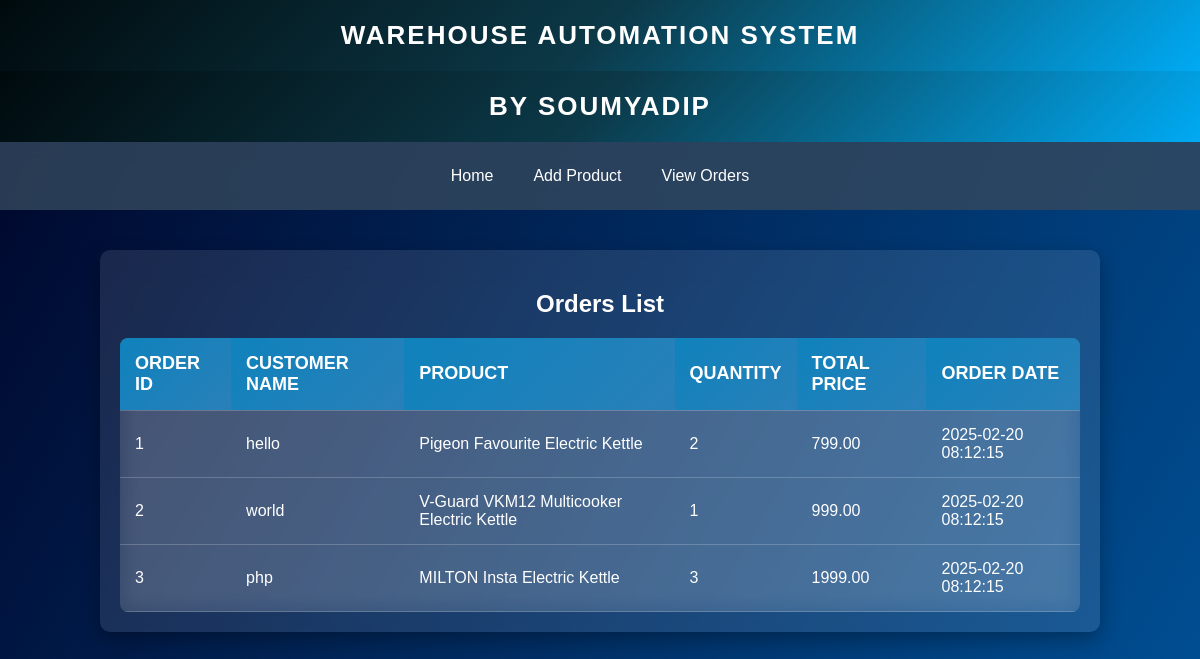
The page /view_orders.php on the database its author committed.
### tables this page shows
CREATE TABLE IF NOT EXISTS `orders` (
  `id` int NOT NULL AUTO_INCREMENT,
  `customer_name` varchar(255) NOT NULL,
  `product_id` int NOT NULL,
  `quantity` int NOT NULL,
  `total_price` decimal(10,2) NOT NULL,
  `order_date` datetime NOT NULL,
  `order_id` int NOT NULL,
  `products.id` int NOT NULL,
  PRIMARY KEY (`id`),
  KEY `product_id` (`product_id`)
);

CREATE TABLE IF NOT EXISTS `products` (
  `products.id` int NOT NULL AUTO_INCREMENT,
  `name` varchar(255) NOT NULL,
  `quantity` int NOT NULL,
  `price` decimal(10,2) NOT NULL,
  `description` text,
  `id` int NOT NULL,
  PRIMARY KEY (`products.id`)
);

### view_orders.php (the view, shortened to what this page needs)
<?php
include 'db.php';
$sql = "SELECT orders.order_id, orders.customer_name, products.name AS product_name,
       orders.quantity, orders.total_price, orders.order_date
    FROM orders
    JOIN products ON product_id = products.id";
$result = $conn->query($sql);
?>
<!DOCTYPE html>
<html>
<head>
    <link rel="stylesheet" type="text/css" href="style.css">
</head>
<body>
<header>Warehouse Automation System</header>
<header>by Soumyadip</header>
    <nav>
        <a href="index.php">Home</a>
        <a href="add_product.php">Add Product</a>
        <a href="view_orders.php">View Orders</a>
    </nav>
    <div class="container">
        <h2>Orders List</h2>
        <table>
            <tr>
                <th>Order ID</th>
                <th>Customer Name</th>
                <th>Product</th>
                <th>Quantity</th>
                <th>Total Price</th>
                <th>Order Date</th>
            </tr>
            <?php
            if ($result->num_rows > 0) {
                while ($row = $result->fetch_assoc()) {
            ?>
                <tr>
                    <td><?php echo $row['order_id']; ?></td>
                    <td><?php echo $row['customer_name']; ?></td>
                    <td><?php echo $row['product_name']; ?></td>
                    <td><?php echo $row['quantity']; ?></td>
                    <td><?php echo $row['total_price']; ?></td>
                    <td><?php echo $row['order_date']; ?></td>
                </tr>
            <?php
                }
            } else {
                echo "<tr><td colspan='6'>No orders found.</td></tr>";
            }
            ?>
        </table>
    </div>
</body>
</html>

### style.css (style rules this page uses)
body { font-family: 'Poppins', sans-serif; margin: 0; padding: 0; background: linear-gradient(120deg, #000428, #004e92); color: #fff; transition: background 0.5s ease-in-out; overflow-x: hidden; }
header { background: linear-gradient(135deg, #000a0d, #0c3948, #00aaf3); color: white; padding: 20px; text-align: center; font-size: 26px; font-weight: bold; text-transform: uppercase; letter-spacing: 2px; animation: fadeIn 1.5s ease-in-out; }
nav { display: flex; justify-content: center; padding: 15px; background: rgba(52, 73, 94, 0.8); backdrop-filter: blur(10px); position: sticky; top: 0; z-index: 1000; animation: slideDown 1s ease-in-out; }
nav a { color: white; text-decoration: none; font-size: 16px; font-weight: 500; padding: 10px 20px; border-radius: 5px; transition: all 0.4s ease-in-out; position: relative; overflow: hidden; }
nav a::before { content: ''; position: absolute; width: 100%; height: 100%; background: rgba(255, 255, 255, 0.2); top: 0; left: -100%; transition: all 0.4s ease-in-out; }
.container { width: 80%; margin: 40px auto; background: rgba(255, 255, 255, 0.1); padding: 20px; border-radius: 10px; backdrop-filter: blur(15px); box-shadow: 0 8px 20px rgba(0, 0, 0, 0.3); animation: zoomIn 1.2s ease-in-out; }
h2 { text-align: center; color: #fff; margin-bottom: 20px; animation: fadeIn 1.5s ease-in-out; }
table { width: 100%; border-collapse: collapse; margin-top: 20px; background: rgba(255, 255, 255, 0.1); border-radius: 8px; overflow: hidden; backdrop-filter: blur(10px); }
table th, table td { padding: 15px; text-align: left; border-bottom: 1px solid rgba(255, 255, 255, 0.2); transition: background 0.3s ease-in-out; }
table th { background: linear-gradient(135deg, #0f82bc, #2980b9); color: white; font-size: 18px; text-transform: uppercase; }

### rows shown on the page
orders: order "1", customer_name "hello", product.name "Pigeon Favourite Electric Kettle", quantity "2", total_price "799.00", order_date "2025-02-20 08:12:15"
orders: order "2", customer_name "world", product.name "V-Guard VKM12 Multicooker Electric Kettle", quantity "1", total_price "999.00", order_date "2025-02-20 08:12:15"
orders: order "3", customer_name "php", product.name "MILTON Insta Electric Kettle", quantity "3", total_price "1999.00", order_date "2025-02-20 08:12:15"
